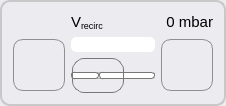
              <widget class="QGroupBox" name="groupBox_recirc">
               <property name="sizePolicy">
                <sizepolicy hsizetype="Expanding" vsizetype="Expanding">
                 <horstretch>0</horstretch>
                 <verstretch>0</verstretch>
                </sizepolicy>
               </property>
               <property name="minimumSize">
                <size>
                 <width>150</width>
                 <height>50</height>
                </size>
               </property>
               <property name="maximumSize">
                <size>
                 <width>16777215</width>
                 <height>16777215</height>
                </size>
               </property>
               <property name="font">
                <font>
                 <family>Arial</family>
                 <pointsize>24</pointsize>
                </font>
               </property>
               <property name="styleSheet">
                <string notr="true">QGroupBox { 
     border: 2px solid  rgb(200, 200, 200); ; 
     border-radius: 10px; 
    color: rgb(80, 80, 80);
    background-color: rgb(235, 235, 240);
   /* background-color: rgb(235, 240, 235);*/
 } 
   

 QPushButton {
     border: 1px solid #8f8f91;
     border-radius: 10px;
     background-color: qlineargradient(x1: 0, y1: 0, x2: 0, y2: 1,
                                       stop: 0 #f6f7fa, stop: 1 #dadbde);
     min-width: 50px;
	 min-height: 50px;
     max-width: 50px;
	 max-height: 50px;
 }


 QPushButton:focus:pressed {
     background-color: qlineargradient(x1: 0, y1: 0, x2: 0, y2: 1,
                                       stop: 0 #F0F0FF, stop: 1 #f6f7fa);
 }

 QPushButton:hover {
     background-color: qlineargradient(x1: 0, y1: 0, x2: 0, y2: 1,
                                       stop: 0 #f6f7fa, stop: 1 #F0F0FF);
 }

QPushButton:disabled{ background-color: #CCCCCC; }

 QPushButton:flat {
     border: none; /* no border for a flat push button */
 }

 QPushButton:default {
     border-color: navy; /* make the default button prominent */
 }</string>
               </property>
               <property name="title">
                <string/>
               </property>
               <layout class="QGridLayout" name="gridLayout_8">
                <property name="topMargin">
                 <number>11</number>
                </property>
                <item row="3" column="0" rowspan="2" colspan="3">
                 <widget class="QPushButton" name="pushButton_recirculationDown">
                  <property name="maximumSize">
                   <size>
                    <width>52</width>
                    <height>52</height>
                   </size>
                  </property>
                  <property name="toolTip">
                   <string>Fine tuning: single step decrement</string>
                  </property>
                  <property name="styleSheet">
                   <string notr="true"/>
                  </property>
                  <property name="text">
                   <string/>
                  </property>
                  <property name="icon">
                   <iconset resource="resources.qrc">
                    <normaloff>:/icons/minus.png</normaloff>:/icons/minus.png</iconset>
                  </property>
                  <property name="iconSize">
                   <size>
                    <width>35</width>
                    <height>35</height>
                   </size>
                  </property>
                  <property name="flat">
                   <bool>false</bool>
                  </property>
                 </widget>
                </item>
                <item row="1" column="4" colspan="2">
                 <widget class="QLabel" name="label_recircPressure">
                  <property name="font">
                   <font>
                    <pointsize>11</pointsize>
                   </font>
                  </property>
                  <property name="toolTip">
                   <string>&lt;html&gt;&lt;head/&gt;&lt;body&gt;&lt;p&gt;&lt;span style=&quot; font-size:11pt;&quot;&gt; current value / set point &lt;/span&gt;&lt;/p&gt;&lt;/body&gt;&lt;/html&gt;</string>
                  </property>
                  <property name="styleSheet">
                   <string notr="true"/>
                  </property>
                  <property name="text">
                   <string>0 mbar</string>
                  </property>
                  <property name="alignment">
                   <set>Qt::AlignBottom|Qt::AlignRight|Qt::AlignTrailing</set>
                  </property>
                 </widget>
                </item>
                <item row="4" column="3" colspan="2">
                 <widget class="QSlider" name="horizontalSlider_recirculation">
                  <property name="minimumSize">
                   <size>
                    <width>0</width>
                    <height>35</height>
                   </size>
                  </property>
                  <property name="toolTip">
                   <string>Increase/decrease the vacuum recirculation</string>
                  </property>
                  <property name="styleSheet">
                   <string notr="true">QSlider::groove:horizontal {
border: 1px solid #bbb;
background: white;
height: 5px;
border-radius: 3px;
}

QSlider::sub-page:horizontal {
background: qlineargradient(x1: 0, y1: 0,    x2: 0, y2: 1,
stop: 0 #dafefe,
stop: 1 #331cfe );
background: QLinearGradient( x1: 0, y1: 0, x2: 1, y2: 0,
stop: 0 #A9D08E,
stop: 0.4 #549635,
stop: 0.7 #148C14,
stop: 1 #006400 );
border: 1px solid #777;
height: 5px;
border-radius: 3px;
}

QSlider::add-page:horizontal {
background: #fff;
border: 1px solid #777;
height: 5px;
border-radius: 3px;
}

QSlider::handle:horizontal {
background: qlineargradient(x1:0, y1:0, x2:1, y2:1,
    stop:0 #eee, stop:1 #ccc);
border: 1px solid #777;
width: 50px;
margin-top: -15px;
margin-bottom: -15px;
border-radius: 12px;
}

QSlider::handle:horizontal:hover {
background: qlineargradient(x1:0, y1:0, x2:1, y2:1,
    stop:0 #fff, stop:1 #ddd);
border: 1px solid #444;
border-radius: 4px;
}

QSlider::sub-page:horizontal:disabled {
background: #bbb;
border-color: #999;
}

QSlider::add-page:horizontal:disabled {
background: #eee;
border-color: #999;
}

QSlider::handle:horizontal:disabled {
background: #eee;
border: 1px solid #aaa;
border-radius: 4px;
}</string>
                  </property>
                  <property name="minimum">
                   <number>0</number>
                  </property>
                  <property name="maximum">
                   <number>300</number>
                  </property>
                  <property name="orientation">
                   <enum>Qt::Horizontal</enum>
                  </property>
                  <property name="tickPosition">
                   <enum>QSlider::TicksBelow</enum>
                  </property>
                  <property name="tickInterval">
                   <number>10</number>
                  </property>
                 </widget>
                </item>
                <item row="1" column="3">
                 <widget class="QLabel" name="label_recirc">
                  <property name="font">
                   <font>
                    <pointsize>11</pointsize>
                   </font>
                  </property>
                  <property name="styleSheet">
                   <string notr="true"/>
                  </property>
                  <property name="text">
                   <string notr="true">&lt;html&gt;&lt;head/&gt;&lt;body&gt;&lt;p&gt;V&lt;span style=&quot; vertical-align:sub;&quot;&gt;recirc&lt;/span&gt;&lt;/p&gt;&lt;/body&gt;&lt;/html&gt;</string>
                  </property>
                  <property name="alignment">
                   <set>Qt::AlignBottom|Qt::AlignLeading|Qt::AlignLeft</set>
                  </property>
                 </widget>
                </item>
                <item row="3" column="3" colspan="2">
                 <widget class="QProgressBar" name="progressBar_recirc">
                  <property name="minimumSize">
                   <size>
                    <width>0</width>
                    <height>0</height>
                   </size>
                  </property>
                  <property name="maximumSize">
                   <size>
                    <width>16777215</width>
                    <height>15</height>
                   </size>
                  </property>
                  <property name="font">
                   <font>
                    <pointsize>10</pointsize>
                    <weight>75</weight>
                    <bold>true</bold>
                   </font>
                  </property>
                  <property name="toolTip">
                   <string>Current vacuum value</string>
                  </property>
                  <property name="styleSheet">
                   <string notr="true">QProgressBar {
border: 1px solid white;
padding: 1px;
color: rgb(255, 255, 255);
border-bottom-right-radius: 5px;
border-bottom-left-radius: 5px;
border-top-right-radius: 5px;
border-top-left-radius: 5px;
text-align:right;
/*margin-right: 25ex;*/
background: QLinearGradient( x1: 0, y1: 0, x2: 1, y2: 0,
stop: 0 #fff,
stop: 0.4 #eee,
stop: 0.7 #ddd,
stop: 1 #eee );
width: 15px;
}

QProgressBar::chunk {
background: QLinearGradient( x1: 0, y1: 0, x2: 1, y2: 0,
stop: 0 #A9D08E,
stop: 0.4 #549635,
stop: 0.7 #148C14,
stop: 1 #006400 );
border-bottom-right-radius: 5px;
border-bottom-left-radius: 5px;
border-top-right-radius: 5px;
border-top-left-radius: 5px;
/*border: 2px solid white;*/
/*width: 1px;*/
}</string>
                  </property>
                  <property name="minimum">
                   <number>0</number>
                  </property>
                  <property name="maximum">
                   <number>300</number>
                  </property>
                  <property name="value">
                   <number>0</number>
                  </property>
                  <property name="alignment">
                   <set>Qt::AlignRight</set>
                  </property>
                  <property name="textVisible">
                   <bool>false</bool>
                  </property>
                  <property name="invertedAppearance">
                   <bool>false</bool>
                  </property>
                  <property name="format">
                   <string notr="true">%v mbar</string>
                  </property>
                 </widget>
                </item>
                <item row="3" column="5" rowspan="2">
                 <widget class="QPushButton" name="pushButton_recirculationUp">
                  <property name="maximumSize">
                   <size>
                    <width>52</width>
                    <height>52</height>
                   </size>
                  </property>
                  <property name="toolTip">
                   <string>Fine tuning: single step increment</string>
                  </property>
                  <property name="styleSheet">
                   <string notr="true"/>
                  </property>
                  <property name="text">
                   <string/>
                  </property>
                  <property name="icon">
                   <iconset resource="resources.qrc">
                    <normaloff>:/icons/plus.png</normaloff>:/icons/plus.png</iconset>
                  </property>
                  <property name="iconSize">
                   <size>
                    <width>35</width>
                    <height>35</height>
                   </size>
                  </property>
                  <property name="flat">
                   <bool>false</bool>
                  </property>
                 </widget>
                </item>
                <item row="1" column="0">
                 <widget class="QWidget" name="widget_8" native="true">
                  <property name="maximumSize">
                   <size>
                    <width>10</width>
                    <height>16777215</height>
                   </size>
                  </property>
                 </widget>
                </item>
                <item row="1" column="2">
                 <widget class="QWidget" name="widget_7" native="true">
                  <property name="maximumSize">
                   <size>
                    <width>10</width>
                    <height>16777215</height>
                   </size>
                  </property>
                 </widget>
                </item>
                <item row="1" column="1">
                 <widget class="QLabel" name="label_led_vr">
                  <property name="maximumSize">
                   <size>
                    <width>20</width>
                    <height>20</height>
                   </size>
                  </property>
                  <property name="text">
                   <string/>
                  </property>
                 </widget>
                </item>
               </layout>
              </widget>
